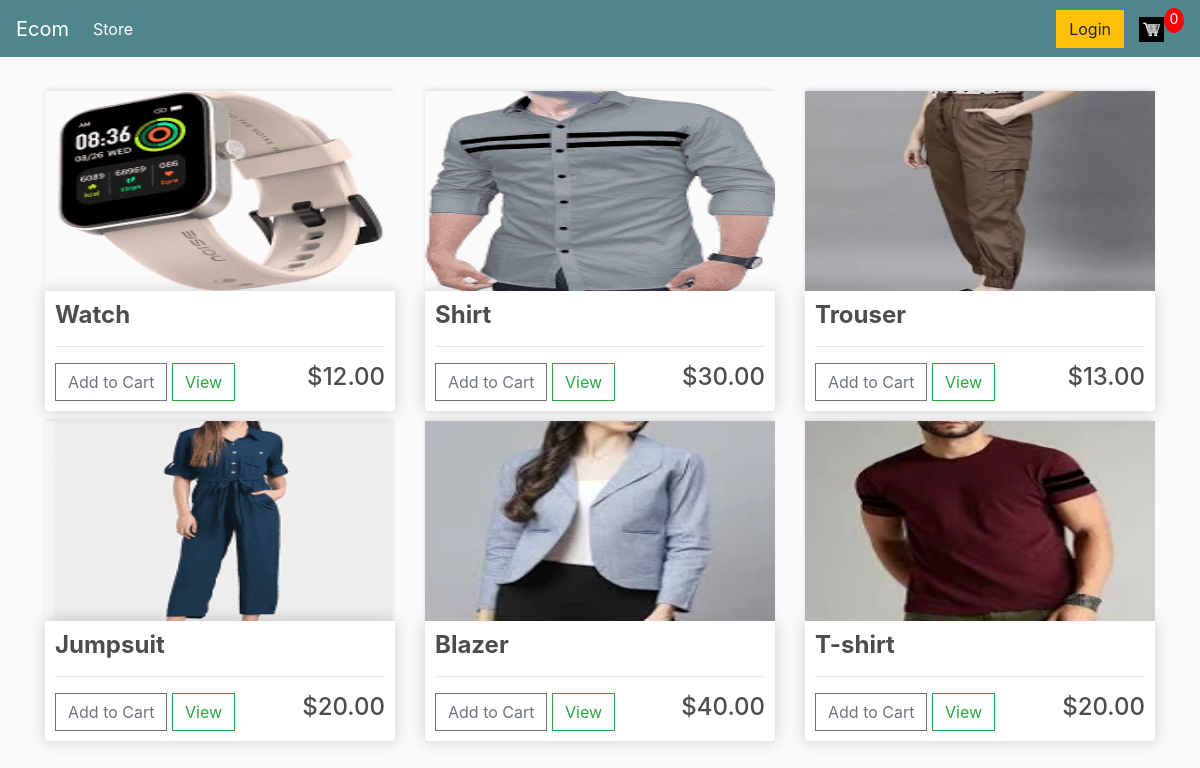
The page / on the database its author committed.
### store/models.py (models this page shows, shortened)
class Product(models.Model):
    name=models.CharField(max_length=200,null=True)
    price=models.DecimalField(max_digits=7,decimal_places=2)
    digital=models.BooleanField(default=False,null=True,blank=False)
    image=models.ImageField(null=True,blank=True)
    @property
    def imageUrl(self):
        try:
            url=self.image.url
        except:
            url=''
        return url

### store/views.py (the view)
# urls.py: path('',include('store.urls'))
def store(request):
	data =cartData(request)
	cartItems =data['cartItems']
	products = Product.objects.all()
	context = {'products':products, 'cartItems':cartItems}
	return render(request, 'store/store.html', context)

### store/utils.py (called while the page is built, shortened)
def cookieCart (request):
    try:
        cart=json.loads(request.COOKIES['cart'])
    except:
        cart={}
    print("cart",cart)
    items = []
    order = {'get_cart_total':0, 'get_cart_items':0, 'shipping':False}
    cartItems = order['get_cart_items']
    return {'cartItems':cartItems ,'order':order,'items':items}

def cartData(request):
    if request.user.is_authenticated:
        customer = request.user.customer
        order, created = Order.objects.get_or_create(customer=customer, complete=False)
        items = order.orderitem_set.all()
        cartItems = order.get_cart_items
    else:
        cookieData =cookieCart(request)
        cartItems =cookieData['cartItems']
        order =cookieData['order']
        items =cookieData['items']
    return {'items':items, 'order':order, 'cartItems':cartItems}

### store/templates/store/store.html
{% extends 'store/main.html' %}
{% load static %}
{% block content %}
<div class="row">
    {% for product in products %}
    <div class="col-lg-4">
        <img class="thumbnail" src="{{product.imageUrl}}">
        <div class="box-element product">
            <h4><strong>{{product.name}}</strong></h4>
            <hr>
            <button data-product="{{product.id}}" data-action="add" class="btn btn-outline-secondary add-btn update-cart">Add to Cart </button>
            <a class="btn btn-outline-success" href="#">View</a>
            <h4 style="display:inline-block;float:right">${{product.price| floatformat:2}}</h4>
        </div>
    </div>
    {% endfor %}
</div>
{% endblock content %}

### store/templates/store/main.html (shortened to what this page needs)
<!DOCTYPE html>
{% load static %}
<html>
<head>
	<link rel="stylesheet" href="https://stackpath.bootstrapcdn.com/bootstrap/4.4.1/css/bootstrap.min.css">
	<link rel="stylesheet" type="text/css" href="{% static 'css/main.css' %}">
</head>
<body>
	<nav class="navbar navbar-expand-lg navbar-dark bg-dark">
	  <a class="navbar-brand" href="{% url 'store' %}">Ecom</a>
	  <div class="collapse navbar-collapse" id="navbarSupportedContent">
	    <ul class="navbar-nav mr-auto">
	      <li class="nav-item active">
	        <a class="nav-link" href="{% url 'store' %}">Store <span class="sr-only">(current)</span></a>
	      </li>
	    </ul>
	    <div class="form-inline my-2 my-lg-0">
	     	<a href="#"class="btn btn-warning">Login</a>
	     	<a href="{% url 'cart' %}">
	    		<img  id="cart-icon">
	    	</a>
	    	<p id="cart-total">{{cartItems}}</p>
	    </div>
	  </div>
	</nav>
     <div class="container">
            <br>
            {% block content %}
            {% endblock content %}
         </div>
</body>
</html>

### static/css/main.css (style rules this page uses)
body { background-color: hsl(0, 0%, 98%); }
h1,h2,h3,h4,h5,h6 { color:hsl(0, 0%, 30%); }
.box-element { box-shadow:hsl(0, 0%, 80%) 0 0 16px; background-color: #fff; border-radius: 4px; padding: 10px; }
.thumbnail { width: 100%; height: 200px; -webkit-box-shadow: -1px -3px 5px -2px rgba(214,214,214,1); -moz-box-shadow: -1px -3px 5px -2px rgba(214,214,214,1); box-shadow: -1px -3px 5px -2px rgba(214,214,214,1); }
.product { border-radius: 0 0 4px 4px; }
.bg-dark { background-color: #4f868c!important; }
#cart-icon { width:25px; display: inline-block; margin-left: 15px; }
#cart-total { display: block; text-align: center; color:#fff; background-color: red; width: 20px; height: 25px; border-radius: 50%; font-size: 14px; }
.col-lg-4, .col-lg-6, .col-lg-8, .col-lg-12 { margin-top: 10px; }
.btn { border-radius: 0; }

### rows shown on the page
Product: imageUrl (picture), name "Watch", price "12.00"
Product: imageUrl (picture), name "Shirt", price "30.00"
Product: imageUrl (picture), name "Trouser", price "13.00"
Product: imageUrl (picture), name "Jumpsuit", price "20.00"
Product: imageUrl (picture), name "Blazer", price "40.00"
Product: imageUrl (picture), name "T-shirt", price "20.00"

### other values the page prints
{{ cartItems }} "0"
